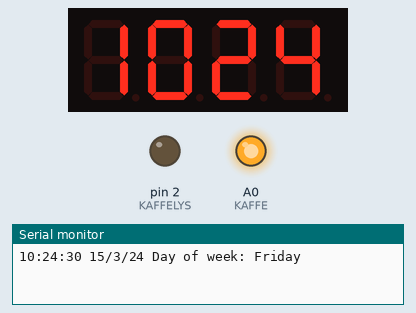
Simulated run of this sketch. Board: Arduino Uno, built with avr-gcc and run on an emulated ATmega328P. Shown: 4-digit seven-segment display, output pins drawn as LEDs (lit = HIGH), the last lines printed to the serial monitor. Wiring (inferred from the names in the program): DS3231 clock at I2C address 0x68. The local clock reads 2024-03-15 10:24:30 at power-on unless the sketch sets it.

Above: at 0.1 s.
At 64.9 s:
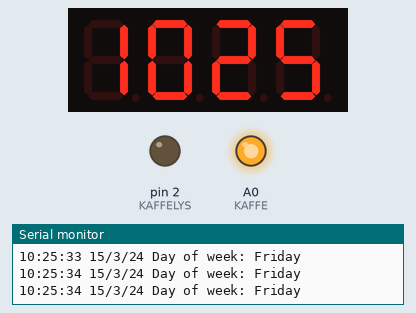
At 129.3 s:
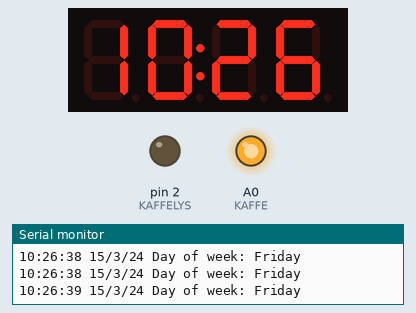

The sketch:

klokke.ino
```cpp
#include "Wire.h"
#define DS3231_I2C_ADDRESS 0x68
#include <TM1637Display.h>

#define CLK 6
#define DIO 7
#define KAFFELYS 2
#define KAFFE A0

TM1637Display display(CLK, DIO);

byte second, minute, hour, dayOfWeek, dayOfMonth, month, year;
int coffeeTime = -4;
boolean kolon;


byte alarmer[] {
//  dag  tim  min
     2,   9,  00,        // Mandag
     3,   7,  40,        // Tirsdag
     4,   6,  50,        // Onsdag
     5,   8,  30,        // Torsdag
     6,   7,  45,        // Fredag
     7,   9,  30,        // Lørdag
     1,  10,  30         // Søndag
};

// Convert normal decimal numbers to binary coded decimal
byte decToBcd(byte val) {
  return( (val/10*16) + (val%10) );
}
// Convert binary coded decimal to normal decimal numbers
byte bcdToDec(byte val) {
  return( (val/16*10) + (val%16) );
}
void setup(){
  pinMode(KAFFELYS, OUTPUT);
  pinMode(KAFFE, OUTPUT);
  digitalWrite(KAFFE, HIGH);

  display.setBrightness(0x08);
  Wire.begin();
  Serial.begin(9600);
  // set the initial time here:
  // DS3231 seconds, minutes, hours, day, date, month, year
  // setDS3231time(30,24,15,3,8,5,18);
}
void setDS3231time(byte second, byte minute, byte hour, byte dayOfWeek, byte
dayOfMonth, byte month, byte year) {
  // sets time and date data to DS3231
  Wire.beginTransmission(DS3231_I2C_ADDRESS);
  Wire.write(0); // set next input to start at the seconds register
  Wire.write(decToBcd(second)); // set seconds
  Wire.write(decToBcd(minute)); // set minutes
  Wire.write(decToBcd(hour)); // set hours
  Wire.write(decToBcd(dayOfWeek)); // set day of week (1=Sunday, 7=Saturday)
  Wire.write(decToBcd(dayOfMonth)); // set date (1 to 31)
  Wire.write(decToBcd(month)); // set month
  Wire.write(decToBcd(year)); // set year (0 to 99)
  Wire.endTransmission();
}

void readDS3231time(byte *second,
byte *minute,
byte *hour,
byte *dayOfWeek,
byte *dayOfMonth,
byte *month,
byte *year) {
  Wire.beginTransmission(DS3231_I2C_ADDRESS);
  Wire.write(0); // set DS3231 register pointer to 00h
  Wire.endTransmission();
  Wire.requestFrom(DS3231_I2C_ADDRESS, 7);
  // request seven bytes of data from DS3231 starting from register 00h
  *second = bcdToDec(Wire.read() & 0x7f);
  *minute = bcdToDec(Wire.read());
  *hour = bcdToDec(Wire.read() & 0x3f);
  *dayOfWeek = bcdToDec(Wire.read());
  *dayOfMonth = bcdToDec(Wire.read());
  *month = bcdToDec(Wire.read());
  *year = bcdToDec(Wire.read());
}

void updateTime() {
  // retrieve data from DS3231
  readDS3231time(&second, &minute, &hour, &dayOfWeek, &dayOfMonth, &month,
  &year);
  // send it to the serial monitor
  Serial.print(hour, DEC);
  // convert the byte variable to a decimal number when displayed
  Serial.print(":");
  if (minute<10)
  {
    Serial.print("0");
  }
  Serial.print(minute, DEC);
  Serial.print(":");
  if (second<10)
  {
    Serial.print("0");
  }
  Serial.print(second, DEC);
  Serial.print(" ");
  Serial.print(dayOfMonth, DEC);
  Serial.print("/");
  Serial.print(month, DEC);
  Serial.print("/");
  Serial.print(year, DEC);
  Serial.print(" Day of week: ");
  switch(dayOfWeek){
  case 1:
    Serial.println("Sunday");
    break;
  case 2:
    Serial.println("Monday");
    break;
  case 3:
    Serial.println("Tuesday");
    break;
  case 4:
    Serial.println("Wednesday");
    break;
  case 5:
    Serial.println("Thursday");
    break;
  case 6:
    Serial.println("Friday");
    break;
  case 7:
    Serial.println("Saturday");
    break;
  }
}

boolean kaffetid() {
  for (int i = 0; i < sizeof(alarmer); i += 3) {
    if (dayOfWeek == alarmer[i] && hour == alarmer[i + 1] && minute == alarmer[i + 2] && second == 1) return true;
  }
  return false;
}

void lagKaffe() {
  digitalWrite(KAFFELYS, HIGH);
  digitalWrite(KAFFE, LOW);
  coffeeTime = (hour * 60) + minute;
}

void avsluttKaffe() {
  if ((hour * 60) + minute == coffeeTime + 3) {
    digitalWrite(KAFFELYS, LOW);
    digitalWrite(KAFFE, HIGH);
    coffeeTime = -4;
  }
}

void loop()
{
  updateTime();
  if (kaffetid()) lagKaffe();
  avsluttKaffe();
  if(kolon) display.showNumberDecEx((hour * 100) + minute, 0b01000000);
  else display.showNumberDecEx((hour * 100) + minute);
  kolon = !kolon;
  delay(500);

  // Siden klokken går 92 sek for fort per dag:
  if (hour == 3 && minute == 0 && second == 0) {
    delay(93160);
    setDS3231time(second + 1, minute, hour, dayOfWeek, dayOfMonth, month, year);
  }
}
```
